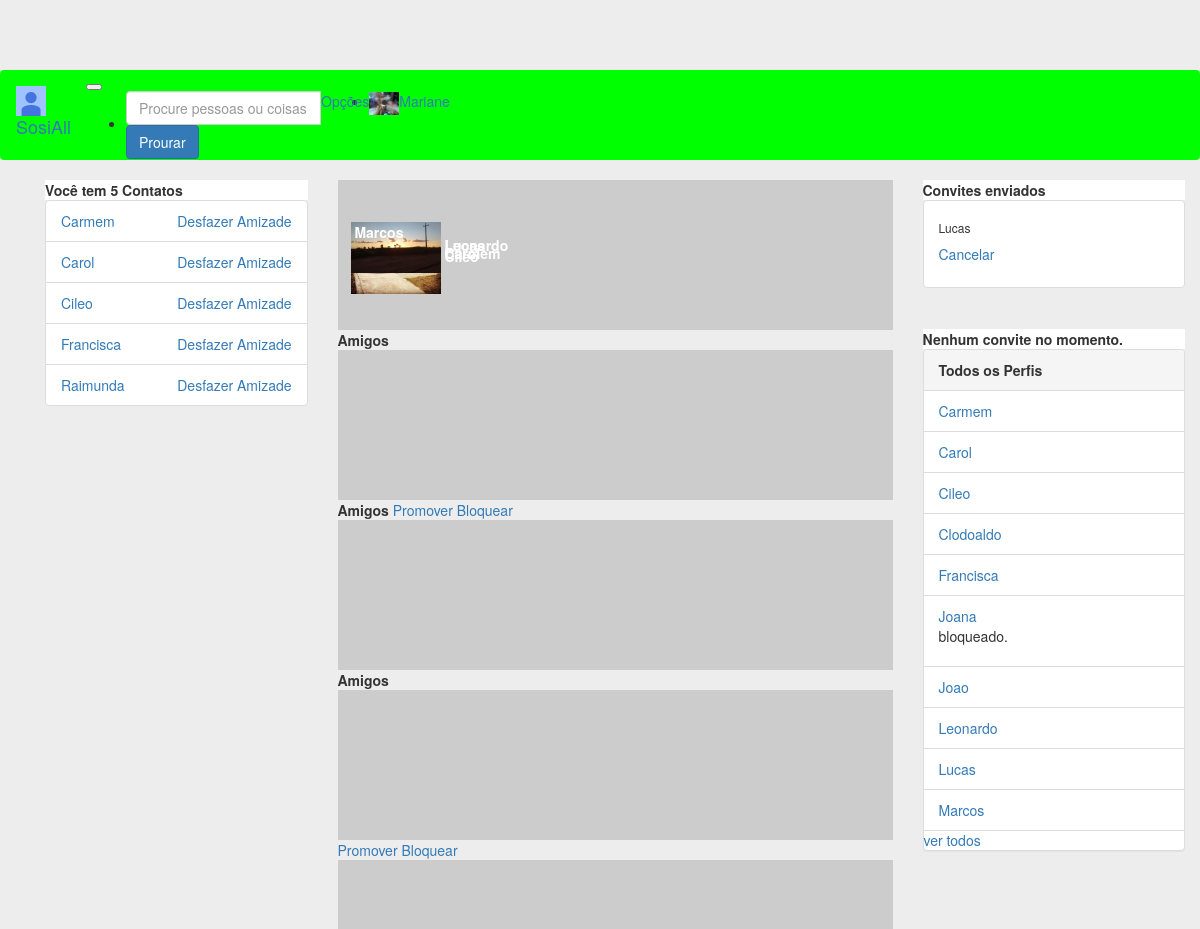
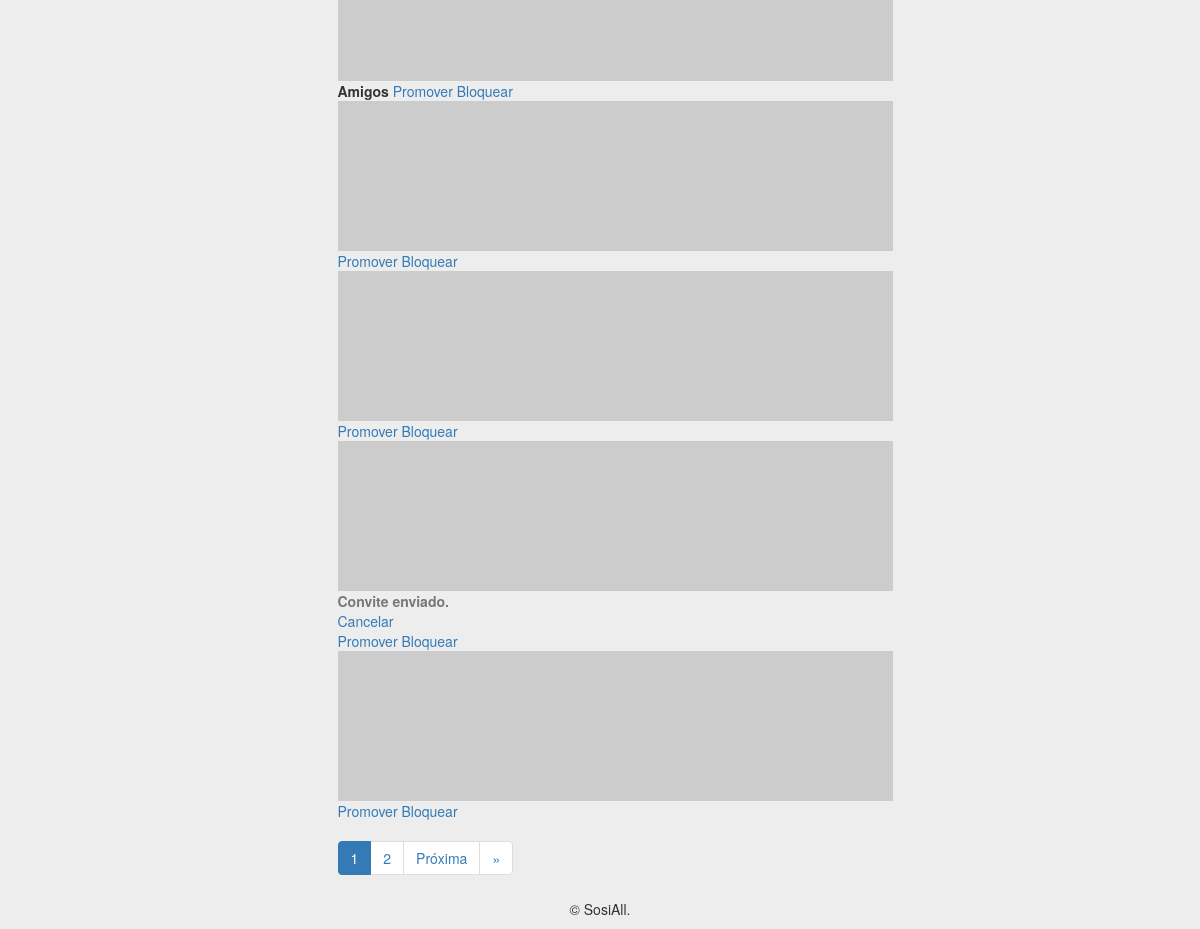
Page /perfil_list (signed in) on the earlier database version (2 pictures, top to bottom).
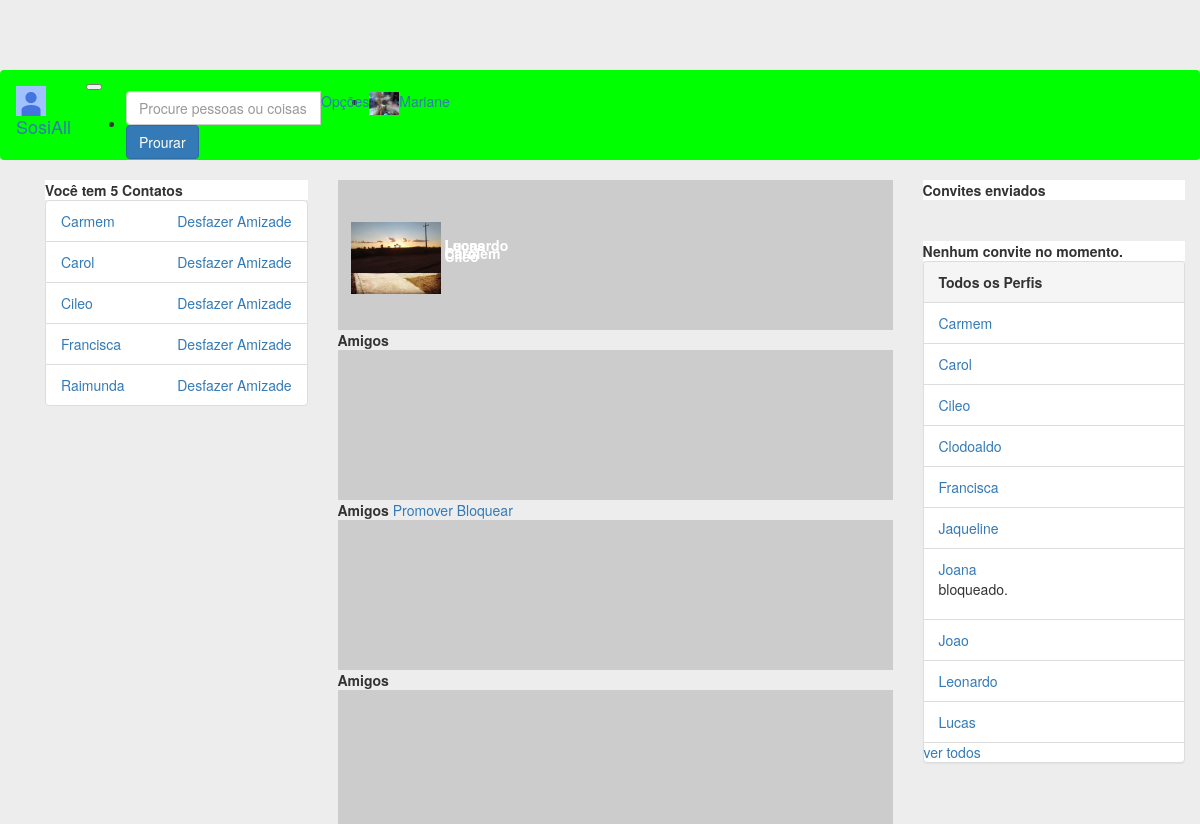
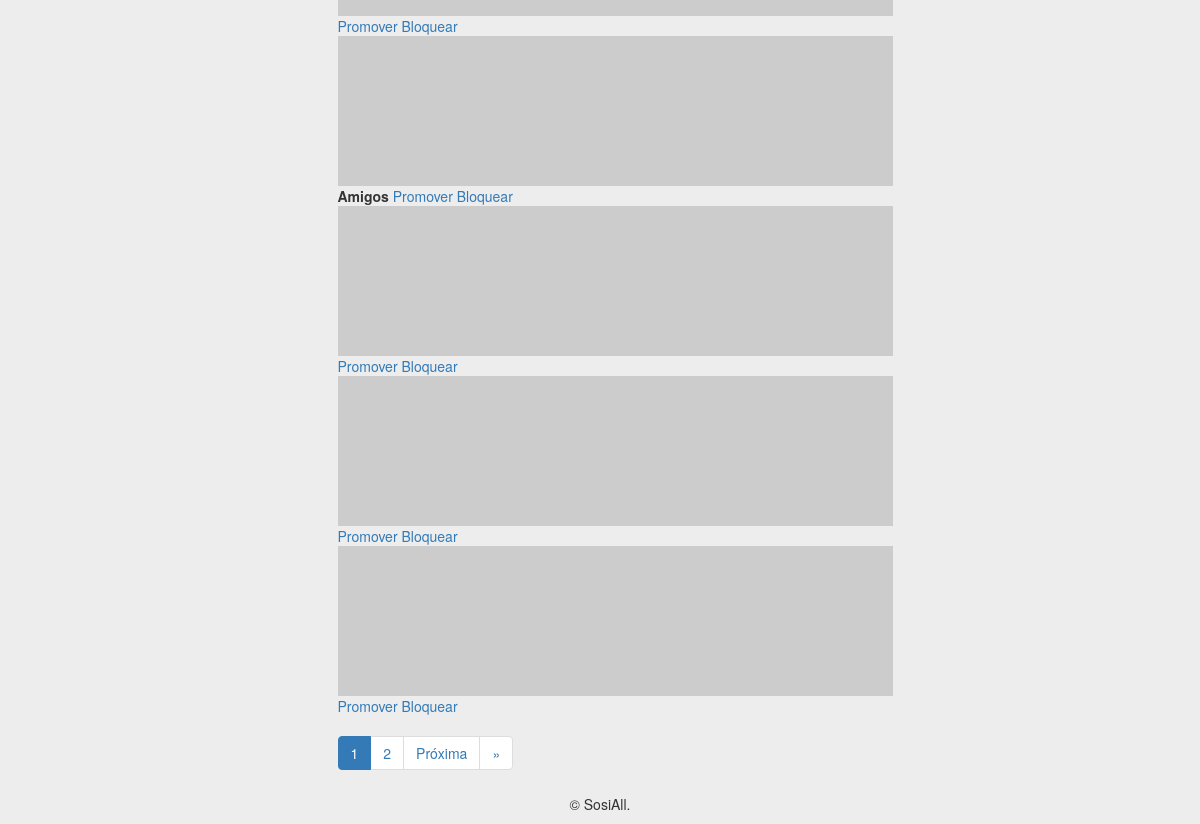
Same page on the later database version (2 pictures, top to bottom).
### perfis/models.py (models this page shows, shortened)
class Perfil(models.Model):
    nome = models.CharField(max_length=255, null=False)
    telefone = models.CharField(max_length=15, null=False)
    nome_empresa = models.CharField(max_length=255, null=False)
    contatos = models.ManyToManyField('Perfil')
    usuario = models.OneToOneField(User, related_name='perfil', on_delete=models.CASCADE)
    criado_em = models.DateTimeField(auto_now_add=True)
    atualizado_em = models.DateTimeField(auto_now=True)
    convidavel = models.BooleanField(blank=True, null=True)
    ativa = models.BooleanField(default=True)
    justificativa = models.TextField(null=True)
    bloqueado = models.BooleanField(default=False)
    error_mensage = models.CharField(max_length=512, null=True)
    foto = models.ImageField(blank=True, null=True, upload_to='media/')
    capa = models.ImageField(blank=True, null=True, upload_to='media/')
    class Meta:
        ordering = ('nome',)
    def __str__(self):
        return self.nome

class Convite(models.Model):
    solicitante = models.ForeignKey(Perfil, on_delete=models.CASCADE, related_name='convites_feitos')
    convidado = models.ForeignKey(Perfil, on_delete=models.CASCADE, related_name='convites_recebidos')

### perfis/views.py (the view)
# urls.py: path('perfil_list', views.perfil_list, name='perfil_list'),
def perfil_list(request):
    if request.user.is_superuser:
        ITEMS_PER_PAGE = 10
        perfis = Perfil.objects.all()
        paginator = Paginator(perfis, ITEMS_PER_PAGE)
        page = request.GET.get('page',1)
        try:
            perfil_list = paginator.get_page(page)
        except InvalidPage:
            perfil_list = paginator.get_page(1)
        return render(request,'perfis/show_perfis.html',{'perfil_list':perfil_list,
            'perfil_logado':get_perfil_logado(request),
            'perfis': Perfil.objects.all()[:10]})
    fed = Feedback(perfil=get_perfil_logado(request),message='Você não possui permissão!')
    fed.save()
    return redirect('index')

### perfis/views.py (called while the page is built)
def get_perfil_logado(request):
    return request.user.perfil

### perfis/templates/perfis/show_perfis.html (shortened to what this page needs)
{% extends 'perfis/base_b.html' %}
{% block body %}
{% if perfil_list %}
{% for perfil in perfil_list %}
{% if perfil.bloqueado %}
        <!--div class="alert alert-danger" role="alert">
            <h3>Atenção!</h3>
            <p>{{perfil.error_mensage}}</p>
        </div>
    {% if perfil_logado.usuario.is_superuser %}
        <a href="{% url 'desbloquear' perfil.id %}">Desbloquear</a-->
    {% endif %}
{% elif perfil.ativa %}
    <div class="card gedf-card">
        <div class="card-header">
            <div style="position: relative; top: 0em; left: 0em">
                <img  width="100%" height="150em" src="https://picsum.photos/50/50" alt="">
            </div>
            <div style="position:absolute; top:3em; left:2em">
                <img  image-profile class="rounded-circle" src="{{perfil.foto}}" width="90">
                <strong id="white-name">{{perfil.nome}}</strong>
            </div>
        </div>
    {% if perfil_logado.convidavel %}
        <div class="card-body">
            <div class="text-muted h7 mb-2">
            </div>
            <a href="{% url 'convidar' perfil.id %}">Convidar</a>
        </div>
    {% elif perfil_logado != perfil %}
        {% if perfil_logado.convites_recebidos.count >= 1 or perfil_logado.convites_feitos.count >= 1 %}
            {% for convite in perfil_logado.convites_feitos.all %}
                {% if perfil == convite.convidado %}
                 <div class="card-body">
                    <div class="text-muted h7 mb-2">
                        <strong>Convite enviado.</strong>
                    </div>
                     <a href="{% url 'recusar' convite.id %}">Cancelar</a>
                </div>
                {% endif %}
            {% endfor %}
        {% endif %}
    {% endif %}
        <div class="card-footer">
    {% if perfil in perfil_logado.contatos.all %}
        <strong>Amigos</strong>
    {% endif %}
    {% if perfil.usuario.is_superuser == False and perfil_logado.usuario.is_superuser == True %}
            <a href="{% url 'promover' perfil.id %}" class="card-link">Promover</a>
            <a href="{% url 'bloquear' perfil.id %}" onclick="return confirm('Deseja mesmo bloquear o usuario {{perfil.nome}}?')" class="card-link">Bloquear</a>
    {% endif %}
        </div>
    </div>
{% endif %}
{% endfor %}
<nav aria-label="...">
          <ul class="pagination">
            {% for page in  perfil_list.paginator.page_range %}
            <li class="page-item active">
              {% if perfil_list.number == page %}
              <span class="page-link">{{perfil_list.number}}<span class="sr-only">(current)</span></span>
              {% else %}
              <li class="page-item">
              <a class="page-link" href="?page={{ page }}">{{ page }}</a>
              {% endif %}
            </li>
            {% endfor %}
              {% if perfil_list.has_next %}
            <li class="page-item">
              <a class="page-link" href="?page={{ posts.next_page_number }}">Próxima</a>
            </li>
            <li class="page-item">
              <a class="page-link" href="?page={{ posts.paginator.num_pages }}"> &raquo;</a>
            </li>
            {% endif %}
          </ul>
        </nav>
{% endif %}
{% endblock %}

### perfis/templates/perfis/base_b.html (shortened to what this page needs)
<!DOCTYPE html>
{% load static %}
<html>
<head>
	<link rel="stylesheet" href="{% static 'bootstrap/css/bootstrap.min.css' %}">
    <link rel="stylesheet" href="{% static 'fontawesome/css/fontawesome-all.min.css' %}">
    <link rel="stylesheet" href="{% static 'styles/basic.css' %}">
</head>
<body>
	<nav class="navbar navbar-expand-lg navbar-light fixed-top" id="nav-main">
		<div class="container-fluid">
		 	<a class="navbar-brand" href="{% url 'index' %}">
		    	<img src="{% static 'img/photo.jpg' %}" width="30" height="30" alt="">
		    	SosiAll
		 	</a>
		 	<button class="navbar-toggler" type="button" data-toggle="collapse" data-target="#navbarNavDropdown" aria-controls="navbarNavDropdown" aria-expanded="false" aria-label="Toggle navigation">
		 	</button>
		 	<div class="collapse navbar-collapse" id="navbarNavDropdown">
			    <ul class="navbar-nav ml-auto">
			     	<li class="nav-item active">
				      	<form class="form-inline" action="{% url 'search' %}" method="GET">
						    <div class="input-group mb-6">
							  <input type="text" class="form-control" name="word" placeholder="Procure pessoas ou coisas"  aria-describedby="basic-addon2" required="">
							  <div class="input-group-append">
							    <button class="btn btn-primary" type="submit">Prourar</button>
							  </div>
							</div>
					 	</form>
			     	</li>
			     	<li class="nav-item dropdown">
				        <a class="nav-link dropdown-toggle" href="#" id="navbarDropdown" role="button" data-toggle="dropdown" aria-haspopup="true" aria-expanded="false">Opções
				        </a>
				     </li>
				     <li class="nav-item">
			        	<a class="nav-link" href="#"><img class="rounded-circle" src="{{perfil_logado.foto}}" width="30" alt=""></a>
			     	</li>
				     <li class="nav-item">
			        	<a class="nav-link" href="{% url 'exibir' perfil_logado.id %}">{{perfil_logado.nome}}</a>
			     	</li>
			    </ul>
		  	</div>
		</div>
	</nav>
	<div class="container">
    	<div class="container">
    		<div class="row">
    			<div class="col-md-3" id="nav">
    			{% if perfil_logado.bloqueado == False %}
    				<div class="card">
			            {% with total=perfil_logado.contatos.count %}
			                {% if total %}
			                    <div class="card-header">
			                        <strong>Você tem  {{ total }}
			                            Contato{{ total|pluralize }}
			                        </strong>
			                    </div>
			                    <ul class="list-group">
			                        {% for perfil in perfil_logado.contatos.all %}
			                            <li class="list-group-item">
			                                <a href="{% url 'exibir' perfil.id %}">
			                                    {{ perfil }}
			                                </a>
			                                <a class="pull-right" href="{% url 'desfazer' perfil.id %}" onclick="return confirm('Deseja mesmo  desfazer amizade com {{perfil.nome}}?')">
			                                    Desfazer Amizade
			                                </a>
			                            </li>
			                        {% endfor %}
			                    </ul>
			                {% else %}
			                    <div class="pcard-header">
			                        <strong>Você não tem contatos</strong>
			                    </div>
			                {% endif %}
			            {% endwith %}
			        </div>
    			{% endif %}
    			</div>
    			<div class="col-md-6">
    				{% block body %}
        			{% endblock %}
    			</div>
    			<div class="col-md-3" id="aside">
    			{% if perfil_logado.bloqueado == False %}
    				<div class="card">
					 	<div class="card-header">
					    <strong>Convites enviados</strong>
					 	</div>
					 	<ul class="list-group list-group-flush">
					 		{% for convite in perfil_logado.convites_feitos.all %}
					    	<li class="list-group-item">
					    		<div class="card-body" id="card-body">
					    			<h6 class="card-title">{{convite.convidado.nome }}</h6>
					    			<a href="{% url 'recusar' convite.id %}" class="card-link">Cancelar</a>
					    		</div>
					    	</li>
					 		{% endfor %}
					 	</ul>
					</div>
					<hr>
					<div class="card">
						 {% with total=perfil_logado.convites_recebidos.count %}
						 {% if total %}
						<div class="card-header">
							<strong>
								{{ total }} Convite{{ total|pluralize }} aguardando Aprovação
			                </strong>
						</div>
						<ul class="list-group list-group-flush">
						{% for convite in perfil_logado.convites_recebidos.all %}
							<li class="list-group-item">
								<div class="card-body" id="card-body">
									<h6 class="card-text">{{ convite.solicitante.nome }}</h6>
									<a href="{% url 'aceitar' convite.id %}" class="card-link">Aceitar</a>
									<a href="{% url 'recusar' convite.id %}" class="card-link">Recusar</a>
								</div>
							</li>
						{% endfor %}
						</ul>
						{% else %}
						<div class="card-header">
							<strong>Nenhum convite no momento.</strong>
						</div>
						{% endif %}
						{% endwith %}
					</div>
				{% endif %}
			        {% if perfil_logado.usuario.is_superuser %}
			        <div class="panel panel-default">
			            <div class="panel-heading">
			                <strong>Todos os Perfis</strong>
			            </div>
			            {% if perfis %}
			                <ul class="list-group">
			                {% for perfil in perfis %}
			                    <li class="list-group-item">
			                        <a href="{% url 'exibir' perfil.id %}">{{ perfil.nome }}</a>
			                        {% if perfil.bloqueado%}
			                            <p>bloqueado.</p>
			                        {% endif %}
			                    </li>
			                {% endfor %}
			                <a href="{% url 'perfil_list' %}">ver todos</a>
			            {% else %}
			                <p>Não há Perfis Cadastrados!</p>
			            {% endif %}
			            </ul>
			        </div>
    				{% endif %}
    			</div>
    		</div>
    	</div>
    	<div class="footer">
    		<div class="col-xs-12 text-center">
		      <p>&copy; SosiAll.</p>
		    </div>
    	</div>
	</div>
</body>
</html>

### perfis/static/styles/basic.css (style rules this page uses)
#nav-main { background-color: #00FF00; }
body { background-color: #EDEDED; margin-top: 5em; }
.card-header { background-color: #FFFFFF; }
#white-name { color: white }

Differences in the rows shown:
removed Convite: shows "Convite enviado.", convidado.nome "Lucas"
no longer on this page (row edited): Perfil: bloqueado False (drawn), nome "Marcos"
added Perfil: bloqueado False (drawn), nome "Jaqueline"
